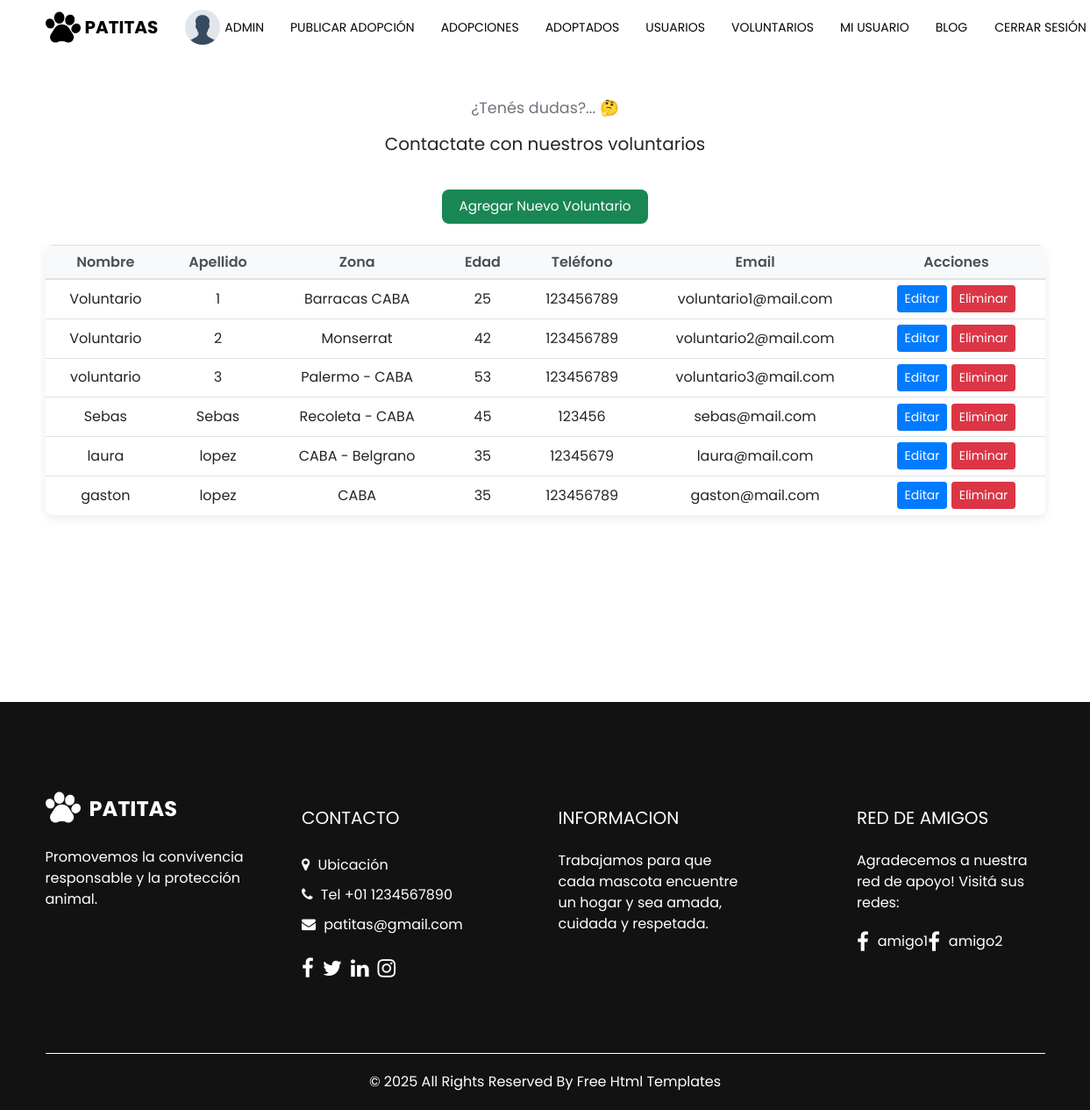
The app's page /voluntarios/lista/ (signed in), older data.
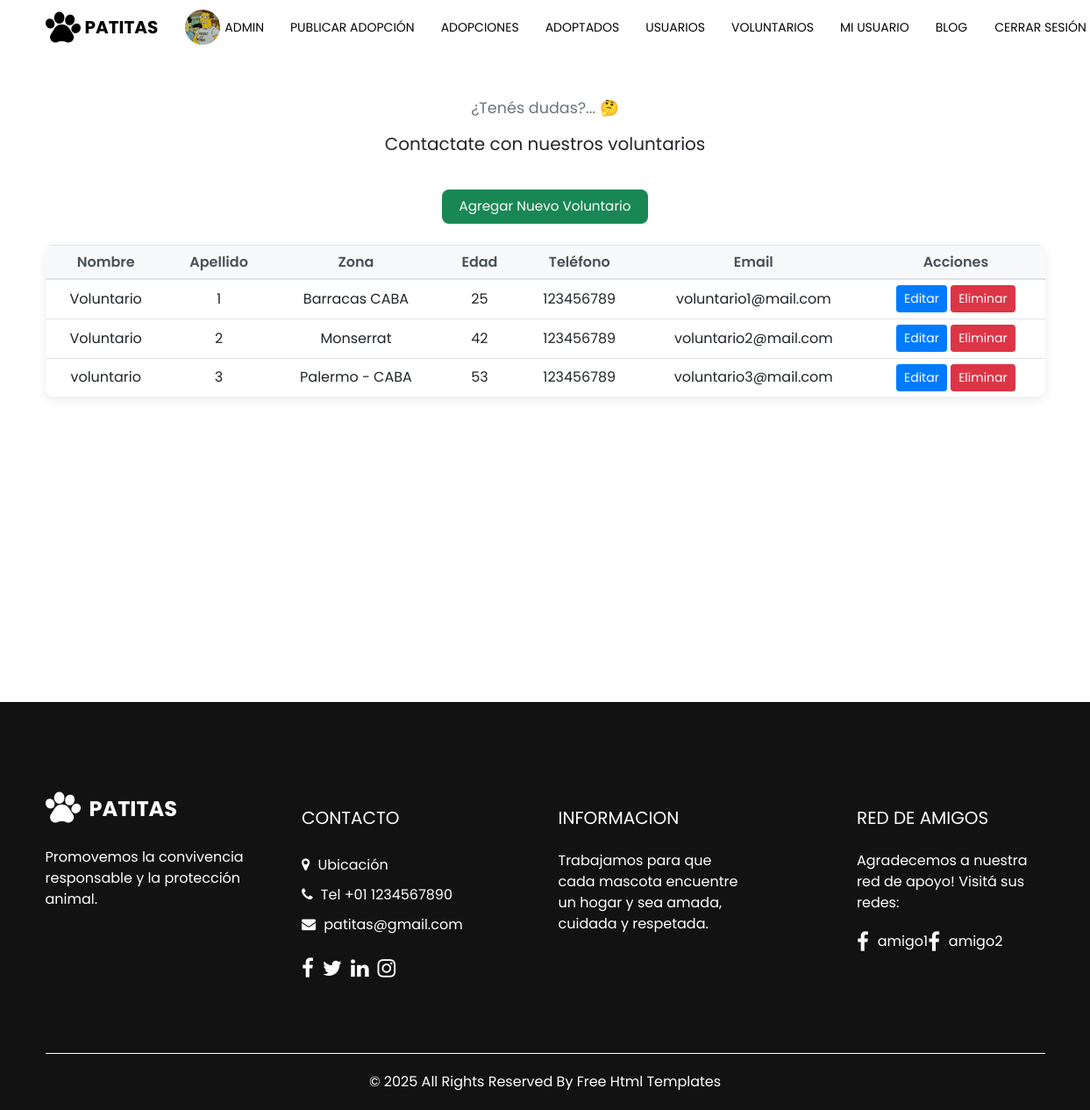
The same page, newer data.
### adopciones/models.py (models this page shows, shortened)
class RegistroVoluntarios(models.Model):
    nombre = models.CharField(max_length=100)
    apellido = models.CharField(max_length=100)
    zona = models.CharField(max_length=100)
    edad = models.IntegerField()
    telefono = models.IntegerField()
    email = models.EmailField(blank=True, null=True)

class UsuarioPersonalizado(AbstractUser):
    avatar = models.ImageField(upload_to='avatars/', null=True, blank=True)
    edad = models.IntegerField(null=True, blank=True)
    telefono = models.IntegerField(null=True, blank=True)

### adopciones/views.py (the view)
# urls.py: path('voluntarios/lista/', views.VoluntarioListView.as_view(), name='voluntarios_lista'),
class VoluntarioListView(LoginRequiredMixin, ListView):
    model = RegistroVoluntarios
    template_name = 'adopciones/registro_voluntarios/lista.html'
    context_object_name = 'voluntarios'

### adopciones/templates/adopciones/registro_voluntarios/lista.html (shortened to what this page needs)
{% extends "adopciones/index.html" %}
{% block content %}
<section class="usuarios-section">
  <div class="container">
    <div class="heading_container">
      <p class="lead-intro">¿Tenés dudas?... 🤔</p>
      <h2>Contactate con nuestros voluntarios</h2>
    </div>
    {% if user.is_superuser %}
      <div class="text-center mb-4">
        <a href="{% url 'voluntario_crear' %}" class="btn btn-success">Agregar Nuevo Voluntario</a>
      </div>
    {% endif %}
    <div class="table-container">
      <table class="table">
        <thead>
          <tr>
            <th>Nombre</th>
            <th>Apellido</th>
            <th>Zona</th>
            <th>Edad</th>
            <th>Teléfono</th>
            <th>Email</th>
            {% if user.is_superuser %}
            <th>Acciones</th>
            {% endif %}
          </tr>
        </thead>
        <tbody>
          {% for voluntario in voluntarios %}
          <tr>
            <td>{{ voluntario.nombre }}</td>
            <td>{{ voluntario.apellido }}</td>
            <td>{{ voluntario.zona }}</td>
            <td>{{ voluntario.edad }}</td>
            <td>{{ voluntario.telefono }}</td>
            <td>{{ voluntario.email }}</td>
            {% if user.is_superuser %}
            <td>
              <a href="{% url 'voluntario_editar' voluntario.pk %}" class="btn btn-primary btn-sm">Editar</a>
              <a href="{% url 'voluntario_eliminar' voluntario.pk %}" class="btn btn-danger btn-sm">Eliminar</a>
            </td>
            {% endif %}
          </tr>
          {% empty %}
          <tr>
            <td colspan="7" class="empty-message">🙁 No hay voluntarios registrados aún.</td>
          </tr>
          {% endfor %}
        </tbody>
      </table>
    </div>
  </div>
</section>
{% endblock %}

### adopciones/templates/adopciones/index.html (shortened to what the changed rows need)
{% load static %}
<!DOCTYPE html>
<html lang="en">
<head>
  <link href="{% static 'css/font-awesome.min.css' %}" rel="stylesheet" />
  <link href="https://cdnjs.cloudflare.com/ajax/libs/ekko-lightbox/5.3.0/ekko-lightbox.css" rel="stylesheet" />
  <link rel="stylesheet" type="text/css" href="{% static 'css/bootstrap.css' %}" />
  <link href="{% static 'css/style.css' %}" rel="stylesheet" />
  <link href="{% static 'css/responsive.css' %}" rel="stylesheet" />
  <link href="{% static 'css/voluntarios.css' %}" rel="stylesheet" />
</head>
<body>
  <div class="hero_area">
    <header class="header_section">
      <div class="container">
        <nav class="navbar navbar-expand-lg custom_nav-container">
          <div class="collapse navbar-collapse" id="navbarSupportedContent">
            <ul class="navbar-nav">
              {% if user.is_authenticated %}
                {% if user.is_superuser %}
                  <li class="nav-item d-flex align-items-center">
                  <a class="nav-link" href="{% url 'index' %}">
                    {% if user.avatar %}
                      <img src="{{ user.avatar.url }}" alt="Avatar" style="height: 40px; width: 40px; object-fit: cover; border-radius: 50%; margin-right: 5px;">
                    {% else %}
                      <img src="{% static 'images/default_avatar.png' %}" alt="Avatar" style="height: 40px; width: 40px; object-fit: cover; border-radius: 50%; margin-right: 5px;">
                    {% endif %}
                    {{ user.username }}
                  </a>
                </li>
                <li class="nav-item d-flex align-items-center">
                  <a class="nav-link" href="{% url 'registrar_mascota' %}">Publicar adopción</a>
                </li>
                <li class="nav-item d-flex align-items-center">
                  <a class="nav-link" href="{% url 'publicaciones' %}">Adopciones</a>
                </li>
                <li class="nav-item d-flex align-items-center">
                  <a class="nav-link" href="{% url 'lista_adoptados' %}">Adoptados</a>
                </li>
                <li class="nav-item d-flex align-items-center">
                  <a class="nav-link" href="{% url 'usuarios_lista' %}">Usuarios</a>
                </li>
                <li class="nav-item d-flex align-items-center">
                  <a class="nav-link" href="{% url 'voluntarios_lista' %}">Voluntarios</a>
                </li>
                <li class="nav-item d-flex align-items-center">
                  <a class="nav-link" href="{% url 'editar_perfil' %}">Mi Usuario</a>
                </li>
                <li class="nav-item d-flex align-items-center">
                  <a class="nav-link pr-lg-0" href="{% url 'contact' %}">Blog</a>
                </li>
                <li class="nav-item d-flex align-items-center">
                   <form method="post" action="{% url 'logout' %}">
                      <button type="submit" class="nav-link btn btn-link p-0" style="display: inline; cursor: pointer;">
                      Cerrar sesión
                      </button>
                  </form>
                </li>
              {% endif %}
              {% endif %}
            </ul>
          </div>
        </nav>
      </div>
    </header>
    {% block content %}{% endblock %}
  </div>
</body>
</html>

Row changes from the older to the newer data that the page shows:
removed RegistroVoluntarios: nombre "Sebas", apellido "Sebas", zona "Recoleta - CABA", edad "45", telefono "123456", email "sebas@mail.com"
removed RegistroVoluntarios: nombre "laura", apellido "lopez", zona "CABA - Belgrano", edad "35", telefono "12345679", email "laura@mail.com"
removed RegistroVoluntarios: nombre "gaston", apellido "lopez", zona "CABA", edad "35", telefono "123456789", email "gaston@mail.com"
changed UsuarioPersonalizado "ADMIN": avatar: picture added
